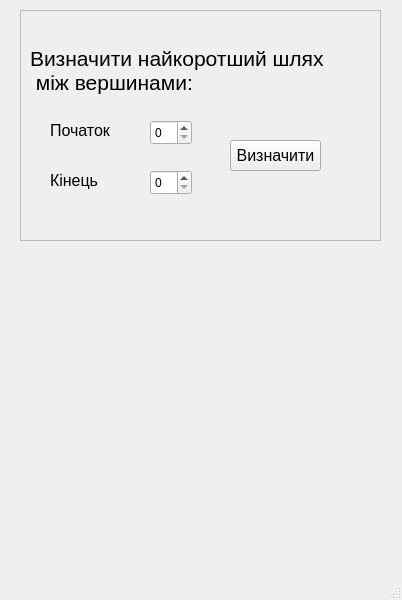
<?xml version="1.0" encoding="UTF-8"?>
<ui version="4.0">
 <class>MainWindow</class>
 <widget class="QMainWindow" name="MainWindow">
  <property name="geometry">
   <rect>
    <x>0</x>
    <y>0</y>
    <width>402</width>
    <height>600</height>
   </rect>
  </property>
  <property name="windowTitle">
   <string>MainWindow</string>
  </property>
  <widget class="QWidget" name="centralwidget">
   <widget class="QFrame" name="frame_2">
    <property name="geometry">
     <rect>
      <x>20</x>
      <y>10</y>
      <width>361</width>
      <height>231</height>
     </rect>
    </property>
    <property name="frameShape">
     <enum>QFrame::StyledPanel</enum>
    </property>
    <property name="frameShadow">
     <enum>QFrame::Raised</enum>
    </property>
    <widget class="QLabel" name="label_2">
     <property name="geometry">
      <rect>
       <x>10</x>
       <y>20</y>
       <width>341</width>
       <height>81</height>
      </rect>
     </property>
     <property name="font">
      <font>
       <pointsize>16</pointsize>
      </font>
     </property>
     <property name="text">
      <string>Визначити найкоротший шлях
 між вершинами:</string>
     </property>
    </widget>
    <widget class="QLabel" name="label_3">
     <property name="geometry">
      <rect>
       <x>30</x>
       <y>110</y>
       <width>71</width>
       <height>21</height>
      </rect>
     </property>
     <property name="font">
      <font>
       <pointsize>12</pointsize>
      </font>
     </property>
     <property name="text">
      <string>Початок</string>
     </property>
    </widget>
    <widget class="QLabel" name="label_4">
     <property name="geometry">
      <rect>
       <x>30</x>
       <y>160</y>
       <width>61</width>
       <height>21</height>
      </rect>
     </property>
     <property name="font">
      <font>
       <pointsize>12</pointsize>
      </font>
     </property>
     <property name="text">
      <string>Кінець</string>
     </property>
    </widget>
    <widget class="QSpinBox" name="spinBox">
     <property name="geometry">
      <rect>
       <x>130</x>
       <y>110</y>
       <width>42</width>
       <height>25</height>
      </rect>
     </property>
    </widget>
    <widget class="QSpinBox" name="spinBox_2">
     <property name="geometry">
      <rect>
       <x>130</x>
       <y>160</y>
       <width>42</width>
       <height>25</height>
      </rect>
     </property>
    </widget>
    <widget class="QPushButton" name="pushButton_3">
     <property name="geometry">
      <rect>
       <x>210</x>
       <y>130</y>
       <width>91</width>
       <height>31</height>
      </rect>
     </property>
     <property name="font">
      <font>
       <pointsize>12</pointsize>
      </font>
     </property>
     <property name="text">
      <string>Визначити</string>
     </property>
    </widget>
   </widget>
   <widget class="QWidget" name="gridLayoutWidget">
    <property name="geometry">
     <rect>
      <x>20</x>
      <y>250</y>
      <width>361</width>
      <height>301</height>
     </rect>
    </property>
    <layout class="QGridLayout" name="gridLayout"/>
   </widget>
  </widget>
  <widget class="QStatusBar" name="statusbar"/>
 </widget>
 <resources/>
 <connections/>
</ui>
